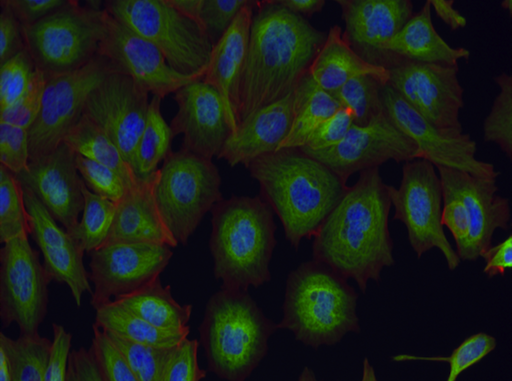
#> input picture uploads/07008230_input.png, 512 x 381 px
$ python -i app.py   (imports and definitions only)
#> lines starting #> are read from the running program, lines starting #| are printed output that depends on the picture; after the words box and inside, x2 and y2 are one past the last pixel; in counts of white or black regions, pixels touching at a corner belong together
import os, uuid, json, urllib.request, warnings
import numpy as np
import pandas as pd
import cv2
from flask import Flask, request, jsonify, send_file, render_template
from sklearn.ensemble import IsolationForest
from sklearn.preprocessing import RobustScaler

from skimage import filters, morphology, segmentation, measure
from skimage.filters import gaussian
from scipy import ndimage

# [3 lines not run here, left out]

UPLOAD_FOLDER  = "uploads"
RESULTS_FOLDER = "results"
ANTHROPIC_KEY  = os.environ.get("ANTHROPIC_API_KEY", "")

# [2 lines not run here, left out]

FEATURES = [
    "AreaShape_Area",
    "AreaShape_Eccentricity",
    "AreaShape_Solidity",
    "AreaShape_MajorAxisLength",
    "AreaShape_MinorAxisLength",
    "AreaShape_Compactness",
    "AreaShape_FormFactor",
    "AreaShape_Perimeter",
    "AreaShape_ConvexArea",
    "AreaShape_EquivalentDiameter",
    "AreaShape_MaximumRadius",
    "AreaShape_MeanRadius",
]

# [6 lines not run here, left out]


# ════════════════════════════════════════════════════════════
#  STEP 1: SEGMENT CELLS
#  Uses same algorithms as CellProfiler:
#  Gaussian → Otsu → Watershed → regionprops
# ════════════════════════════════════════════════════════════
def segment_cells(image_path):
#> called with image_path = 'uploads/07008230_input.png'
    img = cv2.imread(image_path, cv2.IMREAD_UNCHANGED)
#> img is the input picture: shape (381, 512, 4); mean B, G, R, A 24.2, 31.7, 25.1, 254.3
    if img is None:
        return None, "Could not read image file"

    if img.dtype == np.uint16:
        img = (img / 256).astype(np.uint8)
    if len(img.shape) == 3:
        gray = cv2.cvtColor(img, cv2.COLOR_BGR2GRAY)
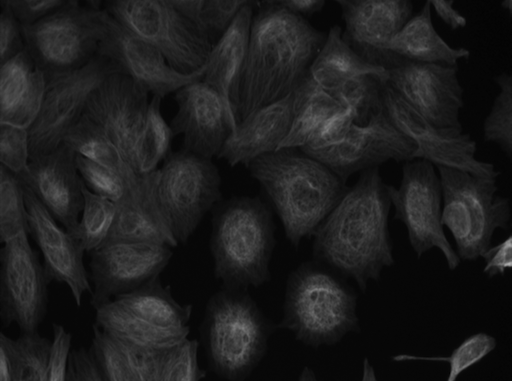
#> gray: shape (381, 512); min 2, max 172, mean 28.9
    else:
        gray = img.copy()

    gray_f = gray.astype(np.float64) / 255.0

    # Gaussian smoothing (CellProfiler default sigma=2)
    smooth = gaussian(gray_f, sigma=2)

    # Otsu threshold — try both polarities, pick one with more cells
    thresh = filters.threshold_otsu(smooth)
#> thresh = 0.125

    def clean(b):
        b = morphology.remove_small_objects(b, min_size=80)
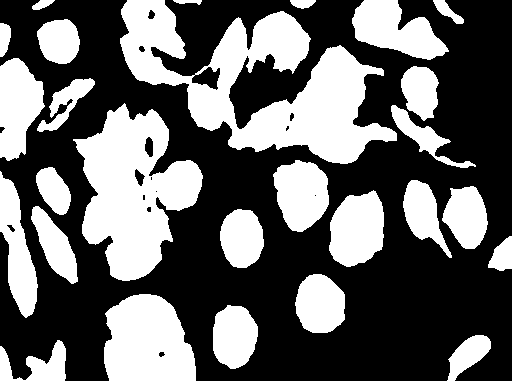
#> b: shape (381, 512) bool; 39.6% white; 27 white regions, largest, box (x1, y1, x2, y2) and area: (120, 0, 397, 164) 19409, (73, 103, 203, 281) 12953, (104, 294, 196, 381) 6488
        b = morphology.remove_small_holes(b, area_threshold=200)
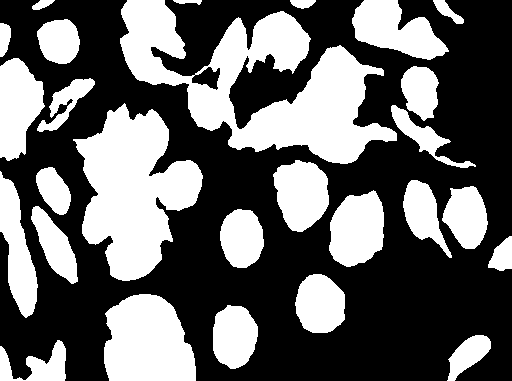
#> b: shape (381, 512) bool; 39.9% white; 27 white regions, largest, box (x1, y1, x2, y2) and area: (120, 0, 397, 164) 19514, (73, 103, 203, 281) 13205, (104, 294, 196, 381) 6510
        return b

    b1 = clean(smooth > thresh)
    b2 = clean(smooth <= thresh)
#> in clean (call 2), `b = morphology.remove_small_objects(b, min_size=80)`: b: shape (381, 512) bool; 60.2% white; 33 black regions (3 under 20 px), largest, box (x1, y1, x2, y2) and area: (120, 0, 397, 164) 19514, (73, 103, 203, 281) 12985, (104, 294, 196, 381) 6510
#> in clean (call 2), `b = morphology.remove_small_holes(b, area_threshold=200)`:
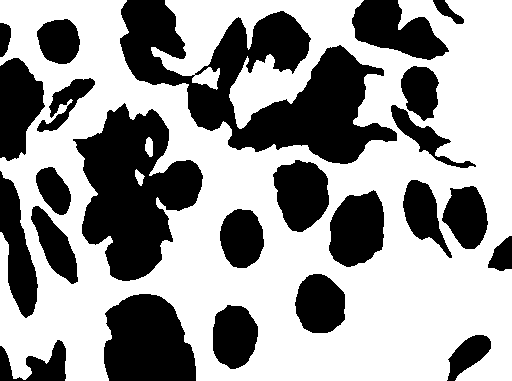
#> b: shape (381, 512) bool; 60.5% white; 24 black regions
    n1 = measure.label(b1).max()
#> n1 = 27
    n2 = measure.label(b2).max()
#> n2 = 3
    binary = b1 if n1 >= n2 else b2

    if binary.sum() == 0:
        return None, "Could not detect cells — try a clearer image"

    # Watershed to separate touching cells
    dist    = ndimage.distance_transform_edt(binary)
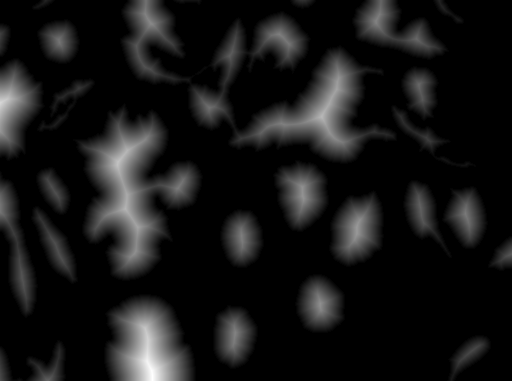
#> dist: shape (381, 512) float64; min 0, max 44, mean 3.9; drawn with min black and max white
    from skimage.feature import peak_local_max
    coords  = peak_local_max(dist, min_distance=10, labels=binary)
#> coords = 47 pairs, first value 10 to 370, second value 10 to 501
    mask    = np.zeros(dist.shape, dtype=bool)
    mask[tuple(coords.T)] = True
    markers, _ = ndimage.label(mask)
    labels  = segmentation.watershed(-dist, markers, mask=binary)
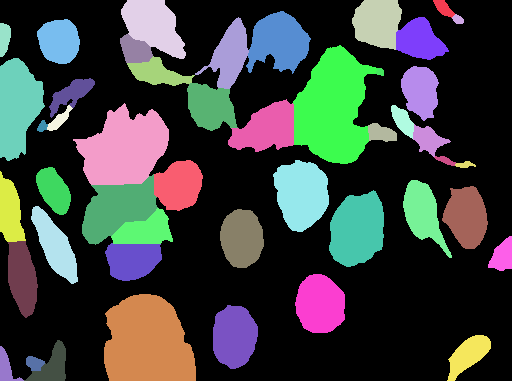
#> labels: shape (381, 512) int32; 48 distinct labels, from 0 to 47; one colour per label, 0 black
    props   = measure.regionprops(labels, gray_f)
#> props = 47 regions; largest, box (x1, y1, x2, y2) and area: (293, 45, 377, 164) 6564, (104, 294, 196, 381) 6510, (73, 103, 169, 185) 5132, (0, 58, 45, 161) 3260, (329, 190, 384, 267) 3260

    if not props:
        return None, "No cells found after segmentation"

    rows = []
    for i, p in enumerate(props):
        if p.area < 80 or p.area > 80000:
            continue
        perim = max(p.perimeter, 1e-6)
        area  = max(p.area, 1e-6)
        rows.append({
            "ObjectNumber":                i + 1,
            "Location_Center_X":           float(p.centroid[1]),
            "Location_Center_Y":           float(p.centroid[0]),
            "AreaShape_Area":              float(area),
            "AreaShape_Eccentricity":      float(p.eccentricity),
            "AreaShape_Solidity":          float(p.solidity),
            "AreaShape_MajorAxisLength":   float(p.major_axis_length),
            "AreaShape_MinorAxisLength":   float(p.minor_axis_length),
            "AreaShape_Compactness":       float((perim**2) / (4*np.pi*area)),
            "AreaShape_FormFactor":        float((4*np.pi*area) / (perim**2)),
            "AreaShape_Perimeter":         float(perim),
            "AreaShape_ConvexArea":        float(p.convex_area),
            "AreaShape_EquivalentDiameter":float(p.equivalent_diameter),
            "AreaShape_MaximumRadius":     float(np.sqrt(area/np.pi) * 1.2),
            "AreaShape_MeanRadius":        float(np.sqrt(area/np.pi)),
        })
#> this loop made 47 passes
#> (perim, area) on passes 1, 2, 3, 4, 5, 6, 7, 8, 9, 10, 11, 13: (61.36, 213), (32.38, 84), (174.9, 1956), (211.6, 2416), (78.97, 294), (252.7, 2642), (155.8, 1466), (144.5, 1501), (102.4, 669), (226.6, 1718), (169.3, 1020), (159.8, 1515)
#> after the loop, rows = 46 items

    if not rows:
        return None, "No valid cells after size filtering"

    return pd.DataFrame(rows), None


# ════════════════════════════════════════════════════════════
#  STEP 2: CLASSIFY
#
#  Key insight: healthy tissue → all cells look similar to
#  each other → IsolationForest finds NO extreme outliers.
#  Cancer tissue → cancer cells are morphologically different
#  from surrounding healthy cells → flagged as outliers.
#
#  We NEVER compare to external reference, so there is NO
#  domain mismatch from imaging differences.
# ════════════════════════════════════════════════════════════
# [157 lines left out: functions classify_cells, draw_highlights, call_claude, not called in this run]


# ════════════════════════════════════════════════════════════
#  FLASK ROUTES
# ════════════════════════════════════════════════════════════
# [3 lines that did not run here, left out]

# [67 lines that did not run here, left out]

# [4 lines that did not run here, left out]

# [5 lines that did not run here, left out]

# [2 lines not run here, left out]

>>> result = segment_cells('uploads/07008230_input.png')
